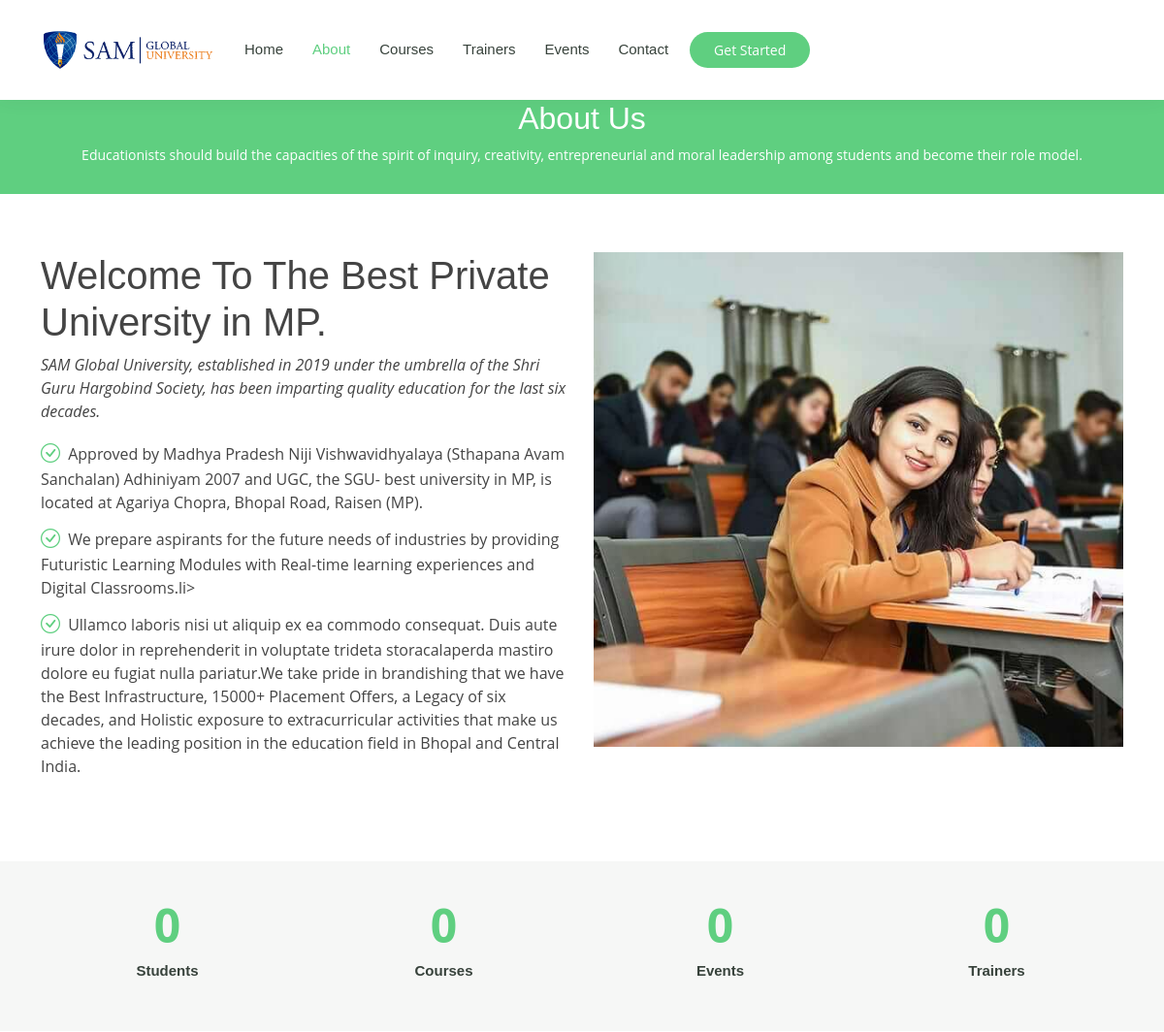
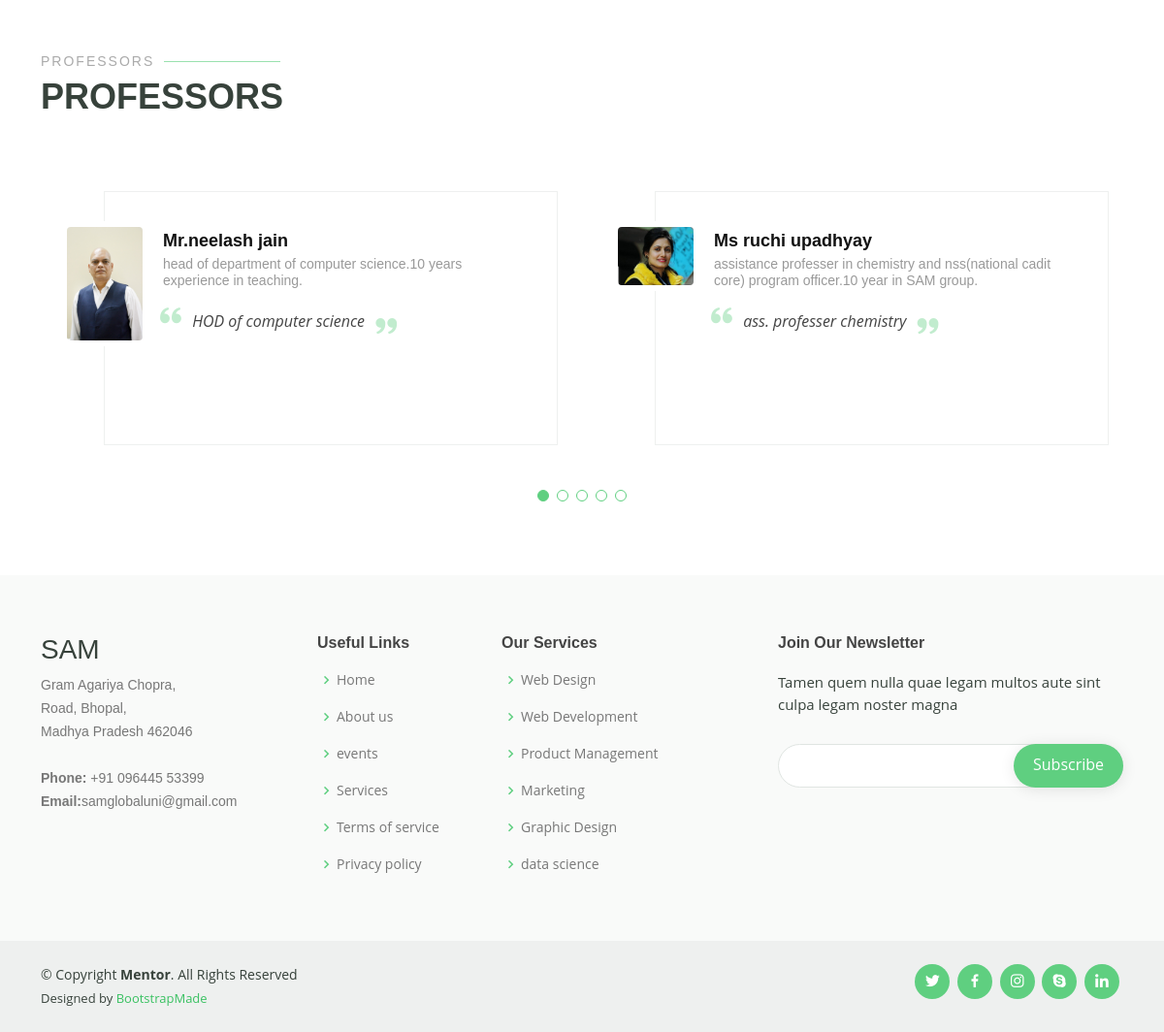
/about, run on the app's committed database (2 pictures, top to bottom).
### jj/models.py (models this page shows)
class posts(models.Model):
    image1=models.ImageField (upload_to="images")
    image2=models.ImageField(upload_to="images")
    image3=models.ImageField(upload_to="images",default="")
    image4=models.ImageField (upload_to="images")
    image5=models.ImageField (upload_to="images")
    title1=models.CharField(max_length=500,default="")
    title2=models.CharField(max_length=500,default="")
    title3=models.CharField(max_length=500,default="")
    title4=models.CharField(max_length=500,default="")
    title5=models.CharField(max_length=500,default="")
    p1=models.CharField(max_length=400,default="")
    p2=models.CharField(max_length=400,default="")
    p3=models.CharField(max_length=400,default="")
    p4=models.CharField(max_length=400,default="")
    p5=models.CharField(max_length=400,default="")
    h1=models.CharField(max_length=200,default="")
    h2=models.CharField(max_length=200,default="")
    h3=models.CharField(max_length=200,default="")
    h4=models.CharField(max_length=200,default="")
    h5=models.CharField(max_length=200,default="")
    h5=models.CharField(max_length=200,default="")

### jj/views.py (the view)
# urls.py: path('about',views.about,name="about"),
def about(request):
       allpost=posts.objects.all()
       context={'allposts':allpost}
       return render(request,'about.html',context)

### templates/about.html (shortened to what this page needs)
{% load static %}
<!DOCTYPE html>
<html lang="en">
<head>
  <link href="static/assets/vendor/animate.css/animate.min.css" rel="stylesheet">
  <link href="static/assets/vendor/aos/aos.css" rel="stylesheet">
  <link href="static/assets/vendor/bootstrap/css/bootstrap.min.css" rel="stylesheet">
  <link href="static/assets/vendor/bootstrap-icons/bootstrap-icons.css" rel="stylesheet">
  <link href="static/assets/vendor/boxicons/css/boxicons.min.css" rel="stylesheet">
  <link href="static/assets/vendor/remixicon/remixicon.css" rel="stylesheet">
  <link href="static/assets/vendor/swiper/swiper-bundle.min.css" rel="stylesheet">
  <link href="static/assets/css/style.css" rel="stylesheet">
</head>
<body>
  <header id="header" class="fixed-top">
    <div class="container d-flex align-items-center">
      <img src="static/imgq/download.png" alt="" width="180">
      <nav id="navbar" class="navbar order-last order-lg-0">
        <ul>
          <li><a href="index.html">Home</a></li>
          <li><a class="active" href="/about">About</a></li>
          <li><a href="/courses">Courses</a></li>
          <li><a href="/trainers">Trainers</a></li>
          <li><a href="/events">Events</a></li>
          <li><a href="/contact">Contact</a></li>
        </ul>
      </nav>
      <a href="static/courses.html" class="get-started-btn">Get Started</a>
    </div>
  </header>
  <main id="main">
    <div class="breadcrumbs" data-aos="fade-in">
      <div class="container">
        <h2>About Us</h2>
        <p>Educationists should build the capacities of the spirit of inquiry, creativity, entrepreneurial and moral leadership among students and become their role model.</p>
      </div>
    </div>
    <section id="about" class="about">
      <div class="container" data-aos="fade-up">
        <div class="row">
          <div class="col-lg-6 order-1 order-lg-2" data-aos="fade-left" data-aos-delay="100">
            <img src="static/imgq/admission_pic.jpg" class="img-fluid" alt="">
          </div>
          <div class="col-lg-6 pt-4 pt-lg-0 order-2 order-lg-1 content">
            <h1>Welcome To The Best Private University in MP.</h1>
            <p class="fst-italic">
              SAM Global University, established in 2019 under the umbrella of the Shri Guru Hargobind Society, has been imparting quality education for the last six decades.
            </p>
            <ul>
              <li><i class="bi bi-check-circle"></i> Approved by Madhya Pradesh Niji Vishwavidhyalaya (Sthapana Avam Sanchalan) Adhiniyam 2007 and UGC, the SGU- best university in MP, is located at Agariya Chopra, Bhopal Road, Raisen (MP).</li>
              <li><i class="bi bi-check-circle"></i> We prepare aspirants for the future needs of industries by providing Futuristic Learning Modules with Real-time learning experiences and Digital Classrooms.li>
              <li><i class="bi bi-check-circle"></i> Ullamco laboris nisi ut aliquip ex ea commodo consequat. Duis aute irure dolor in reprehenderit in voluptate trideta storacalaperda mastiro dolore eu fugiat nulla pariatur.We take pride in brandishing that we have the Best Infrastructure, 15000+ Placement Offers, a Legacy of six decades, and Holistic exposure to extracurricular activities that make us achieve the leading position in the education field in Bhopal and Central India.</li>
            </ul>
          </div>
        </div>
      </div>
    </section>
    <section id="counts" class="counts section-bg">
      <div class="container">
        <div class="row counters">
          <div class="col-lg-3 col-6 text-center">
            <span data-purecounter-start="0" data-purecounter-end="1232" data-purecounter-duration="1" class="purecounter"></span>
            <p>Students</p>
          </div>
          <div class="col-lg-3 col-6 text-center">
            <span data-purecounter-start="0" data-purecounter-end="64" data-purecounter-duration="1" class="purecounter"></span>
            <p>Courses</p>
          </div>
          <div class="col-lg-3 col-6 text-center">
            <span data-purecounter-start="0" data-purecounter-end="42" data-purecounter-duration="1" class="purecounter"></span>
            <p>Events</p>
          </div>
          <div class="col-lg-3 col-6 text-center">
            <span data-purecounter-start="0" data-purecounter-end="15" data-purecounter-duration="1" class="purecounter"></span>
            <p>Trainers</p>
          </div>
        </div>
      </div>
    </section>
    {% for post in allposts  %}
    <section id="testimonials" class="testimonials">
      <div class="container" data-aos="fade-up">
        <div class="section-title">
          <h2>professors</h2>
          <p>professors</p>
        </div>
        <div class="testimonials-slider swiper" data-aos="fade-up" data-aos-delay="100">
          <div class="swiper-wrapper">
            <div class="swiper-slide">
              <div class="testimonial-wrap">
                <div class="testimonial-item">
                  <img src="{{post.image1.url}}" class="testimonial-img" alt="">
                  <h3>{{post.title1}}</h3>
                  <h4>  {{post.h1}}</h4>
                  <p>
                    <i class="bx bxs-quote-alt-left quote-icon-left"></i>
                    {{post.p1}}
                    <i class="bx bxs-quote-alt-right quote-icon-right"></i>
                  </p>
                </div>
              </div>
            </div>
            <div class="swiper-slide">
              <div class="testimonial-wrap">
                <div class="testimonial-item">
                  <img src="{{post.image2.url}}" class="testimonial-img" alt="">
                  <h3>{{post.title2}}</h3>
                  <h4> {{post.h2}}</ass></h4>
                  <p>
                    <i class="bx bxs-quote-alt-left quote-icon-left"></i>
                    {{post.p2}}
                    <i class="bx bxs-quote-alt-right quote-icon-right"></i>
                  </p>
                </div>
              </div>
            </div>
          </div>
          <div class="swiper-pagination"></div>
        </div>
      </div>
    </section>
{%endfor%}
  </main>
  <footer id="footer">
    <div class="footer-top">
      <div class="container">
        <div class="row">
          <div class="col-lg-3 col-md-6 footer-contact">
            <h3>SAM</h3>
            <p>
              Gram Agariya Chopra, <br>
              Road, Bhopal,<br>
               Madhya Pradesh 462046<br><br>
              <strong>Phone:</strong> +91 096445 53399<br>
              <strong>Email:</strong>samglobaluni@gmail.com<br>
            </p>
          </div>
          <div class="col-lg-2 col-md-6 footer-links">
            <h4>Useful Links</h4>
            <ul>
              <li><i class="bx bx-chevron-right"></i> <a href="#">Home</a></li>
              <li><i class="bx bx-chevron-right"></i> <a href="#">About us</a></li>
              <li><i class="bx bx-chevron-right"></i> <a href="#">events</a></li>
              <li><i class="bx bx-chevron-right"></i> <a href="#">Services</a></li>
              <li><i class="bx bx-chevron-right"></i> <a href="#">Terms of service</a></li>
              <li><i class="bx bx-chevron-right"></i> <a href="#">Privacy policy</a></li>
            </ul>
          </div>
          <div class="col-lg-3 col-md-6 footer-links">
            <h4>Our Services</h4>
            <ul>
              <li><i class="bx bx-chevron-right"></i> <a href="#">Web Design</a></li>
              <li><i class="bx bx-chevron-right"></i> <a href="#">Web Development</a></li>
              <li><i class="bx bx-chevron-right"></i> <a href="#">Product Management</a></li>
              <li><i class="bx bx-chevron-right"></i> <a href="#">Marketing</a></li>
              <li><i class="bx bx-chevron-right"></i> <a href="#">Graphic Design</a></li>
              <li><i class="bx bx-chevron-right"></i> <a href="#">data science </a></li>
            </ul>
          </div>
          <div class="col-lg-4 col-md-6 footer-newsletter">
            <h4>Join Our Newsletter</h4>
            <p>Tamen quem nulla quae legam multos aute sint culpa legam noster magna</p>
            <form action="" method="post">
              <input type="email" name="email"><input type="submit" value="Subscribe">
            </form>
          </div>
        </div>
      </div>
    </div>
    <div class="container d-md-flex py-4">
      <div class="me-md-auto text-center text-md-start">
        <div class="copyright">
          &copy; Copyright <strong><span>Mentor</span></strong>. All Rights Reserved
        </div>
        <div class="credits">
          Designed by <a href="https://bootstrapmade.com/">BootstrapMade</a>
        </div>
      </div>
      <div class="social-links text-center text-md-right pt-3 pt-md-0">
        <a href="#" class="twitter"><i class="bx bxl-twitter"></i></a>
        <a href="#" class="facebook"><i class="bx bxl-facebook"></i></a>
        <a href="#" class="instagram"><i class="bx bxl-instagram"></i></a>
        <a href="#" class="google-plus"><i class="bx bxl-skype"></i></a>
        <a href="#" class="linkedin"><i class="bx bxl-linkedin"></i></a>
      </div>
    </div>
  </footer>
</body>
</html>

### data on the page
posts: image1 (picture), title1 "Mr.neelash jain", h1 "head of department of computer science.10 years experience in teaching.", p1 "HOD of computer science", image2 (picture), title2 "Ms ruchi upadhyay", h2 "assistance professer in chemistry and nss(national cadit core) program officer.10 year in SAM group.", p2 "ass. professer chemistry"
